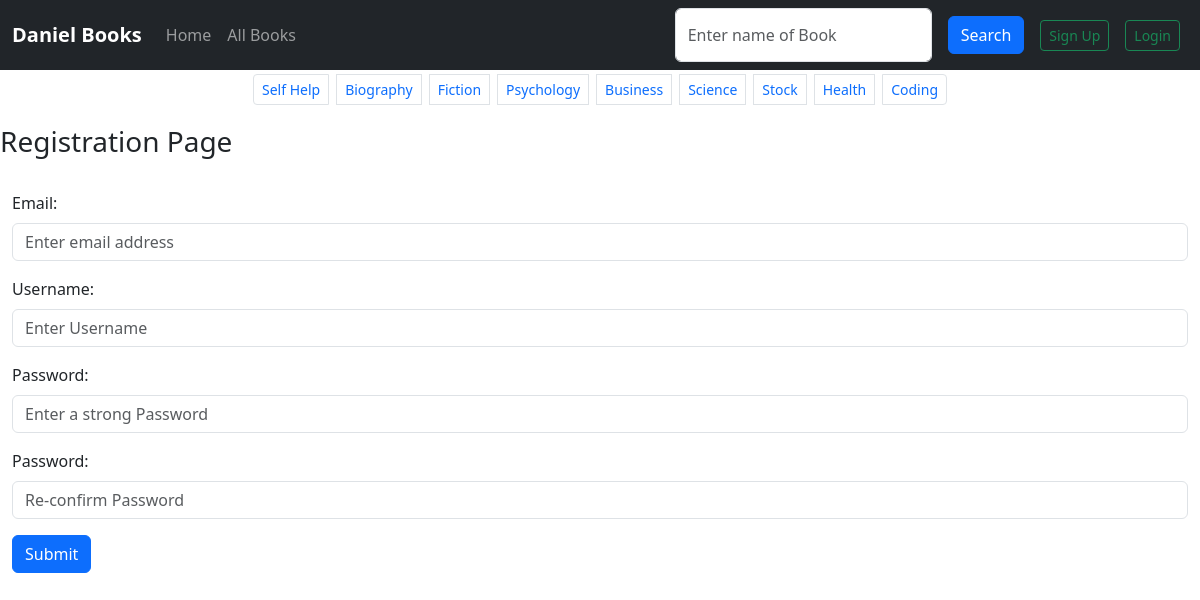
/book/register_page, run on the app's committed database.
### bookapp/models.py (models this page shows, shortened)
class Category(models.Model):
    name = models.CharField('Categories', max_length = 50)
    slug = models.SlugField(max_length= 50)
    class Meta:
        verbose_name_plural = 'Categories'

### bookapp/views.py (the view)
# urls.py: path('register_page', views.register_page, name = 'register_page'),
def register_page(request):
    registerForm = CreateUserForm()
    if request.method == 'POST':
        registerForm = CreateUserForm(request.POST)
        if registerForm.is_valid():
            registerForm.save()
            messages.info(request, 'Account Created Successfully')
            return redirect('login')
    return render(request, 'register_page.html', {
        'registerForm' :registerForm
    })

### bookapp/forms.py
class CreateUserForm(UserCreationForm):
    email =forms.EmailField(max_length=255,
    widget=forms.EmailInput(attrs={
        'class': 'form-control',
        'placeholder' : 'Enter email address'
    }))
    password1 = forms.CharField(max_length=255, widget= forms.PasswordInput(attrs = {
        'class': 'form-control',
        'placeholder': 'Enter a strong Password',
    }))
    password2 = forms.CharField(max_length=255, widget= forms.PasswordInput(attrs = {
        'class': 'form-control',
        'placeholder': 'Re-confirm Password',
    }))
    username = forms.CharField(max_length=255, widget= forms.TextInput(attrs = {
        'class': 'form-control',
        'id': 'pwd',
        'placeholder': 'Enter Username',
    }))
    class Meta:
        model = User
        fields = [ 'email', 'username', 'password1', 'password2']

### bookapp/context_processors.py (called while the page is built)
def category_links(request):
    categories = Category.objects.all()
    return {'categories': categories}

def BookSearchForm(request):
    searchForm = bookSearchForm
    if request.method == 'POST':
        searchForm = bookSearchForm(request.POST)
        if searchForm.is_valid():
            searchForm.save()
    return {'searchForm': searchForm}

### bookapp/templates/register_page.html (shortened to what this page needs)
{% extends 'base.html' %}
{% load static %}
{% block content %}
<h3>Registration Page </h3>
<div class="container-fluid mt-3">
  <div class="row">
    <form method="POST">
      <div class="mb-3 mt-3">
        <label for="email" class="form-label">Email:</label>
        {{registerForm.email}}
      </div>
       <div class="mb-3">
      <label for="pwd" class="form-label">Username:</label>
        {{registerForm.username}}
      </div>
      <div class="mb-3">
      <label for="pwd" class="form-label">Password:</label>
        {{registerForm.password1}}
      </div>
      <div class="mb-3">
        <label for="pwd" class="form-label">Password:</label>
        {{registerForm.password2}}
      </div>
      <button type="submit" class="btn btn-primary">Submit</button>
  </form>
</div>
</div>
{% endblock %}

### templates/base.html (shortened to what this page needs)
{% load static %}
<!DOCTYPE html>
<html lang="en" data-bs-theme =  >
<head>
    <link rel="stylesheet" href="{% static 'css/bootstrap.min.css' %}">
    <link rel="stylesheet" href="{% static 'css/loginpage.css' %}">
</head>
<body>
    <nav class="navbar navbar-expand-sm navbar-dark bg-dark" style=" width: 100%;">
        <div class="container-fluid">
          <a class="navbar-brand" href="javascript:void(0)"><strong>Daniel Books</strong></a>
          <div class="collapse navbar-collapse" id="mynavbar">
            <ul class="navbar-nav me-auto">
              <li class="nav-item">
                <a class="nav-link" href="/book">Home</a>
              </li>
              <li class="nav-item">
                <a class="nav-link" href="{% url 'all_books' %}">All Books</a>
              </li>
            </ul>
            <form class="d-flex" method="POST" action="{% url 'search_book' %}">
              {{ searchForm.name_of_book }}
              <button class="btn btn-primary m-2" type="submit" >Search</button>
            </form>
            {%if user.is_authenticated%}
              <div class="dropdown">
                <button type="button" class="btn btn-secondary dropdown-toggle" data-bs-toggle="dropdown">
                  Hello, {{user}}
                </button>
                <ul class="dropdown-menu">
                  <li><a class="dropdown-item" href="{% url 'logout'%}">Logout</a></li>
                  <li><a class="dropdown-item" href="#">Link 2</a></li>
                  <li><a class="dropdown-item" href="#">Link 3</a></li>
                </ul>
              </div>
            {% else %}
            <a href="{% url 'register_page' %}"  data-bs-toggle="modal" data-bs-target="#myModal">
              <button class="btn btn-outline-success btn-sm m-2"  data-bs-toggle="modal" data-bs-target="#myModal">
                Sign Up
              </button>
            </a>
            <a href="{% url 'login' %}">
              <button class="btn btn-outline-success btn-sm m-2" type="button" href="{% url 'login' %}">
                Login
              </button>
            </a>
            {% endif %}
          </div>
        </div>
      </nav>
<div class="container-fluid">
  <ul class="pagination pagination-sm justify-content-center">
    {% for category in categories %}
        <li class="page-item m-1">
          <a class="page-link" href="{% url 'category_detail' category.slug %}">
            {{ category.name }}
          </a>
        </li>
    {% endfor %}
  </ul>
</div>
    {% block content %}
    {% endblock %}
</body>
</html>

### staticfiles/css/loginpage.css (style rules this page uses)
* { margin: 0; padding: 0; box-sizing: border-box; }

### data on the page
Category: name "Self Help"
Category: name "Biography"
Category: name "Fiction"
Category: name "Psychology"
Category: name "Business"
Category: name "Science"
Category: name "Stock"
Category: name "Health"
Category: name "Coding"
